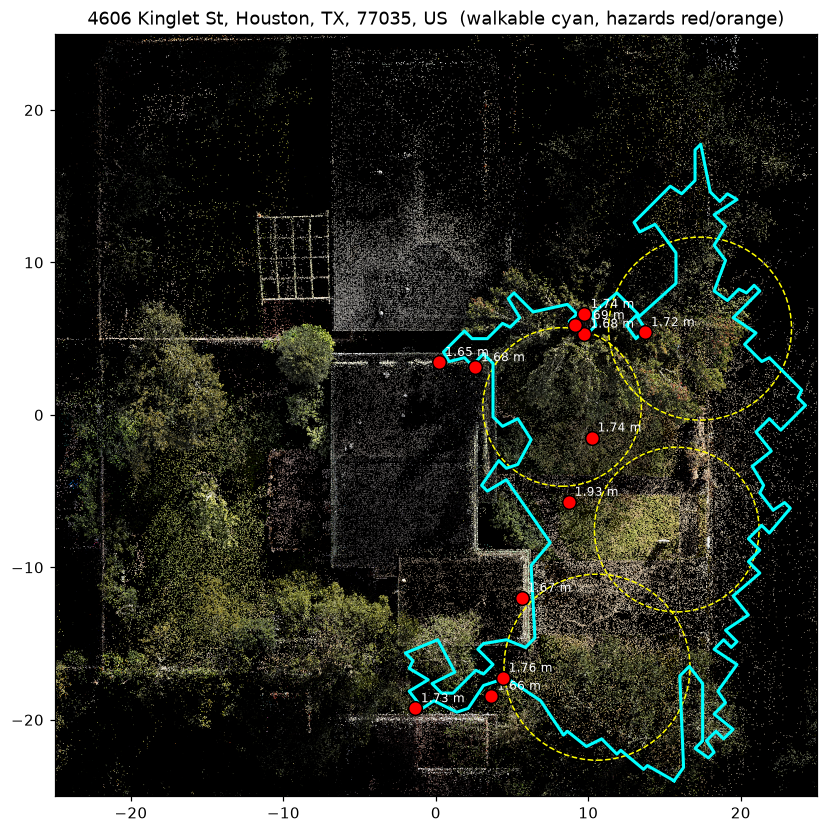
#> input picture connect/data/floorplan_debug.png, 827 x 833 px
$ python -i georef.py   (imports and definitions only)
#> lines starting #> are read from the running program, lines starting #| are printed output that depends on the picture
"""Georeference the splat map frame against a Vexcel ortho (one-off).

    python connect/spike/georef.py

The splat frame is local and not north-aligned. We fetch a Vexcel ortho around the
model's lat/lon, then search rotation (0-360 deg) x translation for the best
normalised cross-correlation between edge images of the splat top-down render and
the ortho. Result is merged into floorplan.json as

    georef: {lat0, lon0, rotation_deg, score, ...}
    east, north = R(rotation_deg) @ [x, y] + 0   (metres from lat0/lon0; R is counter-clockwise)
    compass_heading = map_heading - rotation_deg
"""
from __future__ import annotations

import io
import json
import math
import sys
from pathlib import Path

import numpy as np
import requests
from PIL import Image
from scipy import ndimage
from scipy.signal import fftconvolve

sys.path.insert(0, str(Path(__file__).resolve().parent))
from build_floorplan import DATA, CACHE, secret  # noqa: E402

M_PER_DEG = 111_320.0
VEXCEL = "https://api.vexcelgroup.com/v2"
V_HALF = 40.0     # ortho half-size, metres
RES = 0.2         # matching resolution, m/px
MAX_SHIFT = 15.0  # house centre within this of the model's lat/lon


# [18 lines left out: functions square, vexcel_ortho, not called in this run]


def edges(gray):
    g = ndimage.gaussian_filter(gray, 1.0)
    return np.hypot(ndimage.sobel(g, 0), ndimage.sobel(g, 1))


# [96 lines left out: function main, not called in this run]


# [2 lines not run here, left out]

>>> import cv2
>>> picture = cv2.imread('../data/floorplan_debug.png', cv2.IMREAD_GRAYSCALE)
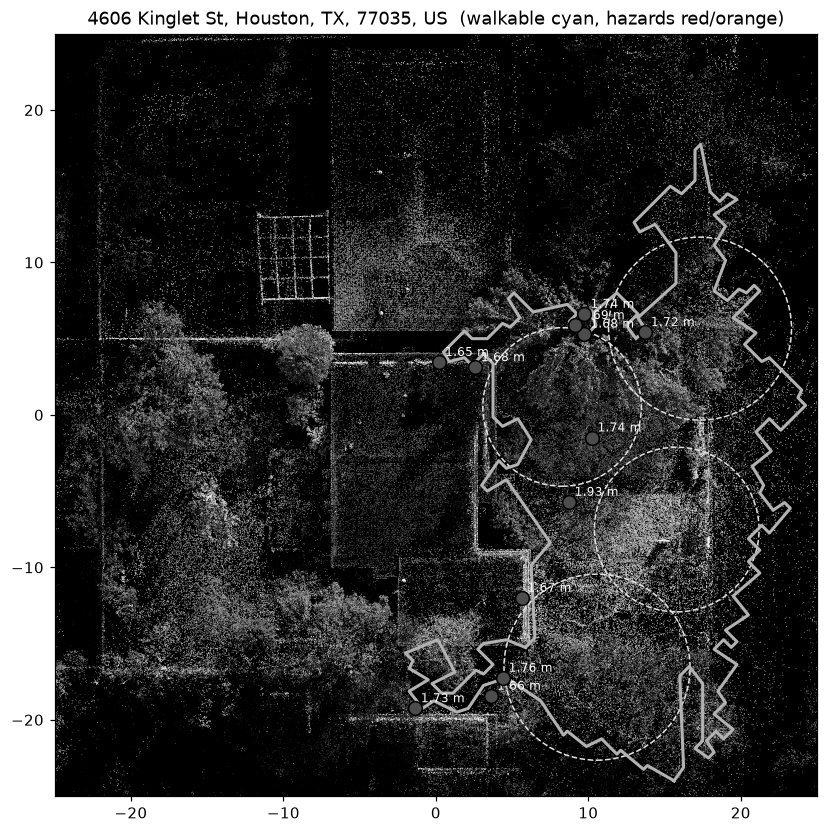
#> picture: shape (833, 827); min 0, max 255, mean 60.9
>>> result = edges(picture)
#> in edges, `return np.hypot(ndimage.sobel(g, 0), ndimage.sobel(g, 1))`:
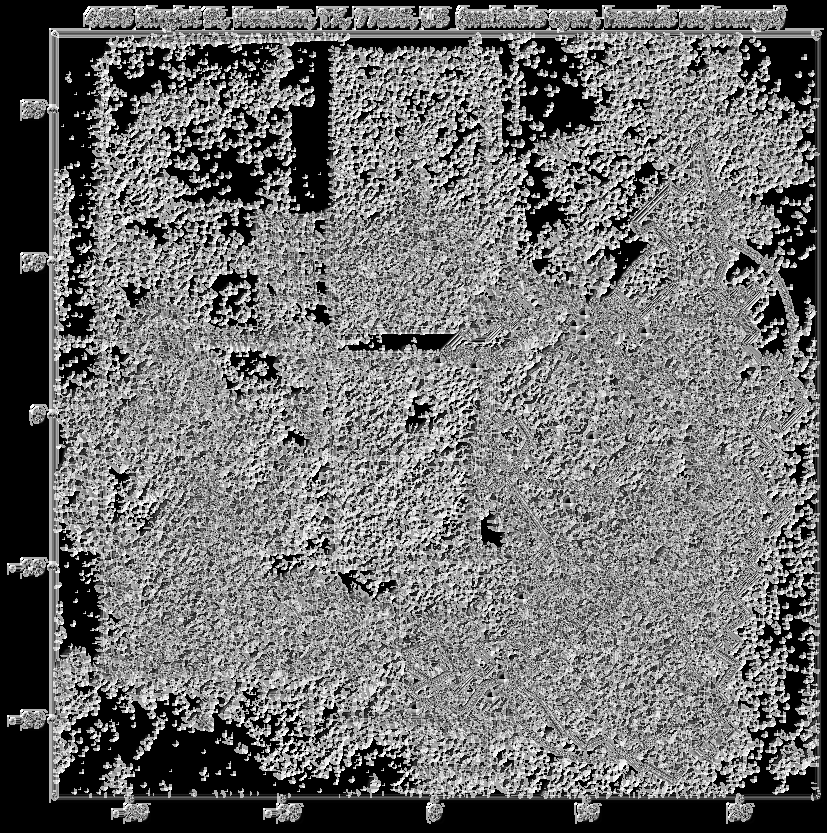
#> returned value: shape (833, 827) float16; min 0, max 360.5, mean 156.6; drawn with min black and max white
